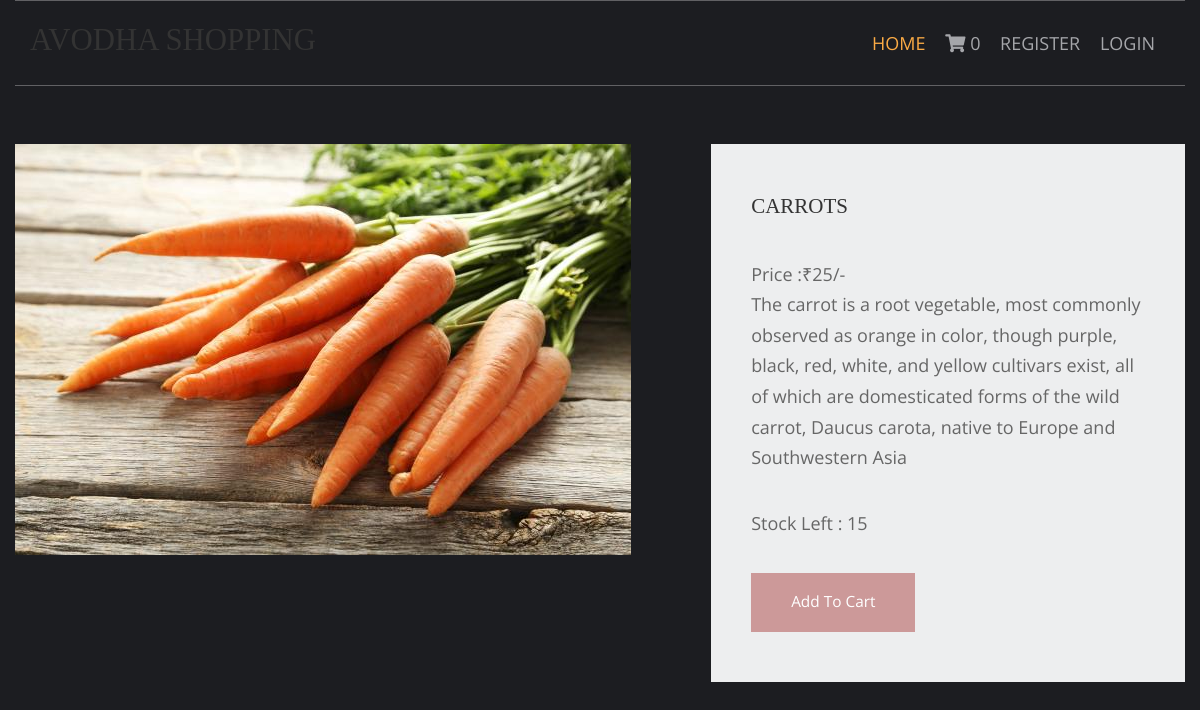
Screenshot of /vegetables/carrots with the database file from the repository.
### shop/models.py (models this page shows, shortened)
class products(models.Model):
    name = models.CharField(max_length=150,unique=True)
    slug = models.CharField(max_length=250,unique=True)
    img = models.ImageField(upload_to='product')
    desc = models.TextField()
    stock = models.IntegerField()
    available = models.BooleanField()
    price = models.IntegerField()
    category = models.ForeignKey(categ,on_delete=models.CASCADE)

### shop/views.py (the view)
# urls.py: path('<slug:c_slug>/<slug:product_slug>', views.ProdDetails, name='details'),
def ProdDetails(request,c_slug,product_slug):
    try:
        prod = products.objects.get(category__slug=c_slug,slug=product_slug)
    except Exception as e:
        raise e
    return render(request,'item.html',{'pr':prod})

### cart/context_processor.py (called while the page is built)
def count(request):
    item_count = 0
    if 'admin' in request .path:
        return {}
    else:
        try:
            ct = cartlist.objects.filter(cart_id=c_id(request))
            cti = items.objects.all().filter(cart=ct[:1])
            for c in cti:
                item_count +=c.quan
        except cartlist.DoesNotExist:
            item_count = 0
        return dict(itc=item_count)

### cart/views.py (called while the page is built)
def c_id(request):
    ct_id = request.session.session_key
    if not ct_id:
        ct_id = request.session.create()
    return ct_id

### templates/item.html (shortened to what this page needs)
{% extends 'base.html' %}
{% load static %}
{% block content %}
<html lang="en">
<head>
    <link href="{% static 'pr/fontawesome/css/all.min.css' %}" rel="stylesheet" />
    <link href="{% static 'pr/css/templatemo-comparto.css' %}" rel="stylesheet" />
</head>
<body>
  <br><br>
        <section class="tm-mb-1" id="about">
            <div class="tm-row tm-about-row">
                <div class="tm-section-1-l">
                    <img src="{{pr.img.url}}" alt="About image" class="tm-img-responsive">
                </div>
                <article class="tm-section-1-r tm-bg-color-8">
                    <h2 class="tm-mb-2 tm-title-color">{{pr.name}}</h2>
                    <p>Price :₹{{pr.price}}/-<br>{{pr.desc}}</p>
                    <p>Stock Left : {{pr.stock}}</p>
                    {% if pr.stock <= 0 %}
                    <h1 style="color:red">Sorry Out of Stock</h1>
                    {% else %}
                    <a href="{% url 'addcart' pr.id %}" class="tm-btn tm-btn-1 tm-link-to-services">Add To Cart</a>
                    {% endif %}
                </article>
            </div>
        </section>
</body>
</html>
{% endblock %}

### static/hm/layout/styles/layout.css (style rules this page uses)
*, *::before, *::after { transition:all .3s ease-in-out; }
body { color:#A5A6AA; background-color:#1C1D21; }
a { color:#FBAB45; }

### static/pr/css/templatemo-comparto.css (style rules this page uses)
*, *::before, *::after { box-sizing: border-box; outline: none; }
ul, h1, h2, h3, h4, p, figure { padding: 0; margin: 0; }
body { font-family: 'Open Sans', Arial, sans-serif; font-size: 18px; overflow-x: hidden; padding-left: 15px; padding-right: 15px; margin: 0; }
h2 { font-size: 1.5rem; }
a { transition: all 0.3s ease; text-decoration: none; }
p { color: #666; line-height: 1.7; margin-bottom: 35px; }
h1, h2, h3, h4, h5, h6 { color: #333; }
.tm-mb-1 { margin-bottom: 20px; }
.tm-mb-2 { margin-bottom: 40px; }
.tm-bg-color-8 { background-color: #EDEEEF; }
.tm-img-responsive { max-width: 100%; height: auto; }
.tm-section-1-l { width: 57.85%; margin-right: 1.65%; }
.tm-section-1-r { padding: 50px 40px; width: 40.5%; }
.tm-row { display: flex; }
.tm-btn { display: inline-block; padding: 15px 40px; font-size: 1.1rem; border: none; background-color: #CC9999; color: white; }
a { color: #666; }

### static/hm/layout/styles/framework.css (style rules this page uses)
html { overflow-y:scroll; overflow-x:hidden; }
html, body { margin:0; padding:0; font-size:14px; line-height:1.6em; }
*, *::before, *::after { box-sizing:border-box; }
a { outline:none; text-decoration:none; }
img { width:auto; max-width:100%; height:auto; margin:0; padding:0; border:none; line-height:normal; vertical-align:middle; }
body, input, textarea, select { font-family:Verdana, Geneva, sans-serif; }
h1, h2, h3, h4, h5, h6, .heading { font-family:Georgia, "Times New Roman", Times, serif; }
::placeholder { opacity:1; }
h1, h2, h3, h4, h5, h6, .heading { margin:0 0 20px 0; font-size:1.4rem; line-height:normal; font-weight:normal; text-transform:uppercase; }
address, article, aside, figcaption, figure, footer, header, main, nav, section { display:block; margin:0; padding:0; }

### rows the page displays
products: img (picture), name "CARROTS", price "25", desc "The carrot is a root vegetable, most commonly observed as orange in color, though purple, black, red, white, and yellow cultivars exist, all of which are domesticated forms of the wild carrot, Daucus carota, native to Europe and Southwestern Asia", stock "15"

### other values shown
{{ itc }} "0"
